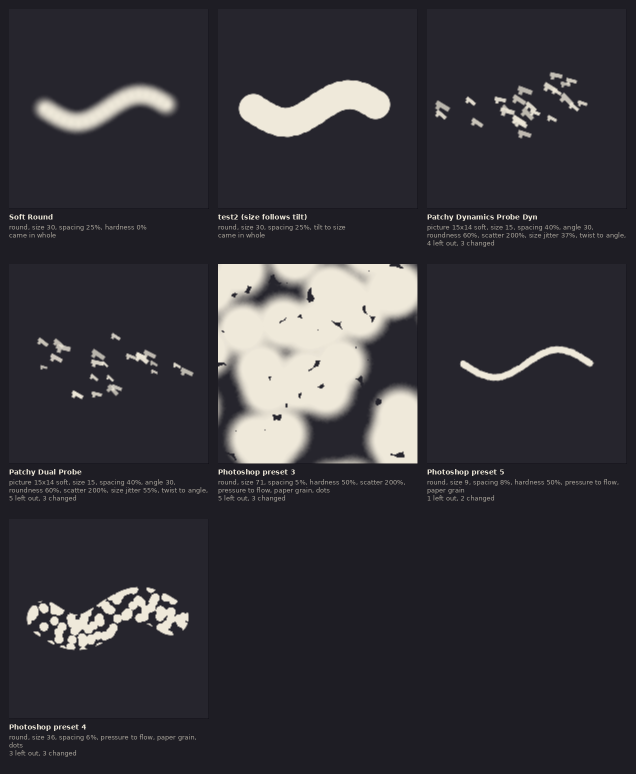
#> input picture brand/ab/brush-import/photoshop-dark.png, 1272 x 1548 px, given in place of panel-dark.png, which was not available (shown at 1/2 size)
$ python stick-picker-compose.py ../../brand/ab/brush-import ../../brand/ab/brush-import/gimp-light.png ../../brand/ab/brush-import/gimp-light.png
#> lines starting #> are read from the running program, lines starting #| are printed output that depends on the picture
#> in get, im is the input picture: PIL image 1272x1548 RGB; mean R, G, B 52.7, 51.3, 56.8
#> in get, `return im.crop(box) if box else im`:
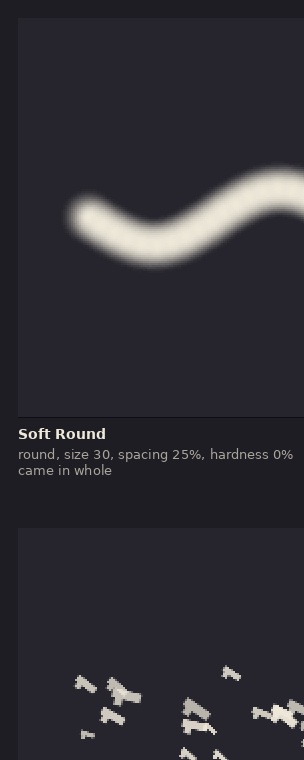
#> returned value: PIL image 304x760 RGB; mean R, G, B 46.5, 45.2, 51.8
#> call 2 of get, with n = 'panel', box = (0, 0, 304, 760)
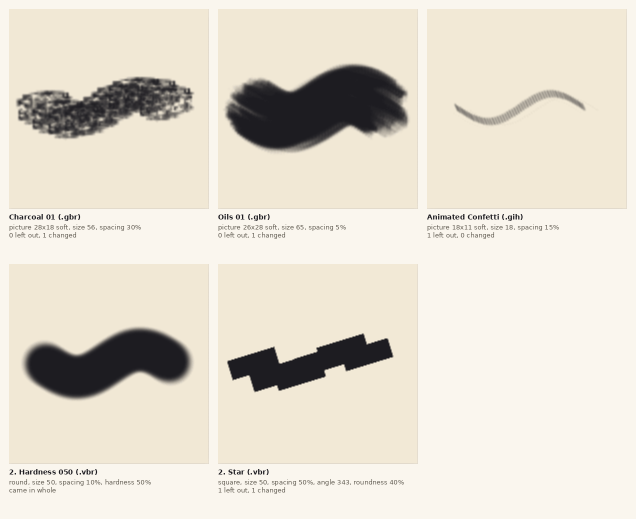
#> input picture brand/ab/brush-import/gimp-light.png, 1272 x 1038 px, given in place of panel-dark.png, which was not available (shown at 1/2 size)
#> in get, im is the input picture: PIL image 1272x1038 RGB; mean R, G, B 226.6, 220.2, 207.5
#> in get (call 2), `return im.crop(box) if box else im`:
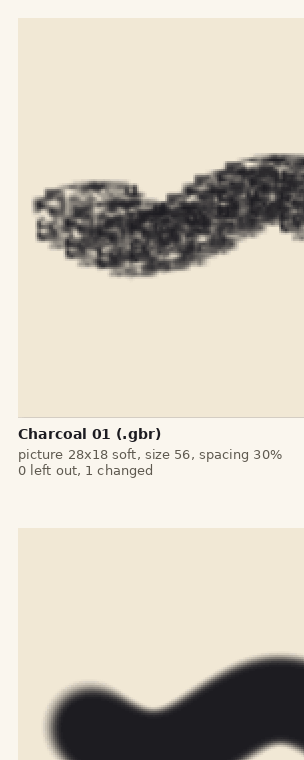
#> returned value: PIL image 304x760 RGB; mean R, G, B 211.1, 204.4, 191.3
#!/usr/bin/env python3
"""Lays the stick picker shots side by side with a caption over each. Usage: stick-picker-compose.py <before dir> <after dir> <out dir>
Reads the panel, panel-off, panel-narrow and panel-open shots (scripts/docs/ab-stick-picker); writes panel-, off-, narrow-
(before | after) and open- (the list dropped) for each theme."""
import sys
from PIL import Image, ImageDraw, ImageFont

before, after, out = sys.argv[1], sys.argv[2], sys.argv[3]
BG = {'dark': (14, 14, 20), 'light': (250, 248, 243)}
FG = {'dark': (235, 232, 225), 'light': (30, 30, 36)}


def font(size, bold=False):
    for f in ('/usr/share/fonts/truetype/dejavu/DejaVuSans%s.ttf' % ('-Bold' if bold else ''), '/usr/share/fonts/TTF/DejaVuSans%s.ttf' % ('-Bold' if bold else '')):
        try:
            return ImageFont.truetype(f, size)
        except OSError:
            pass
    return ImageFont.load_default()


def sheet(parts, theme, path, gap=24, head=34):
    """parts: [(caption, image)] side by side on the theme's background."""
#> called with theme = 'dark', gap = 24, head = 34
    w = sum(i.width for _, i in parts) + gap * (len(parts) + 1)
#> w = 680
    h = max(i.height for _, i in parts) + head + gap
#> h = 818
    im = Image.new('RGB', (w, h), BG[theme])
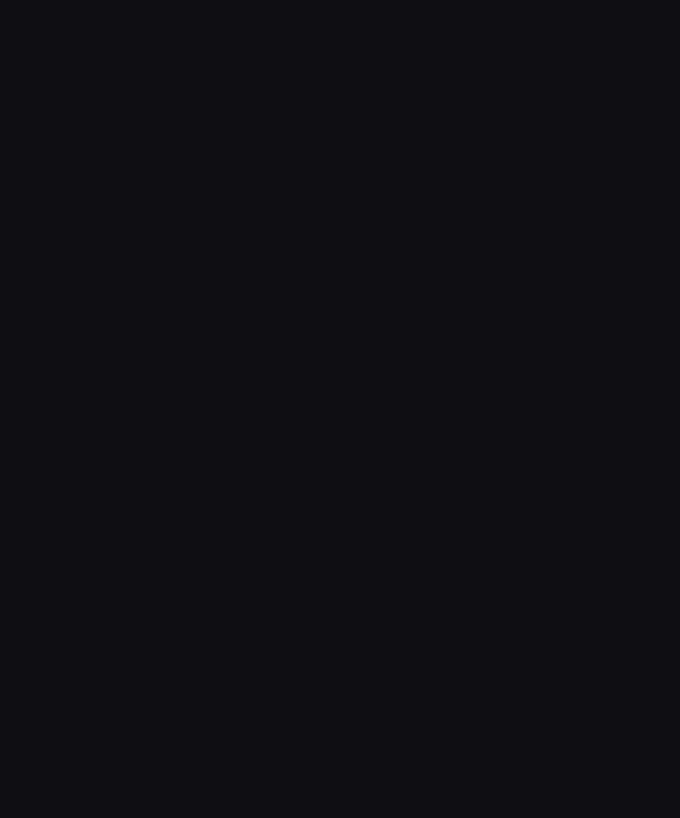
#> im: PIL image 680x818 RGB; mean R, G, B 14, 14, 20
    d = ImageDraw.Draw(im)
    x = gap
    for cap, i in parts:
        d.text((x, 8), cap, font=font(14, True), fill=FG[theme])
        im.paste(i, (x, head))
        x += i.width + gap
#> this loop made 2 passes
#> (cap, x) on passes 1 to 2: ('Before: word chips', 352), ('After: Stick picker', 680)
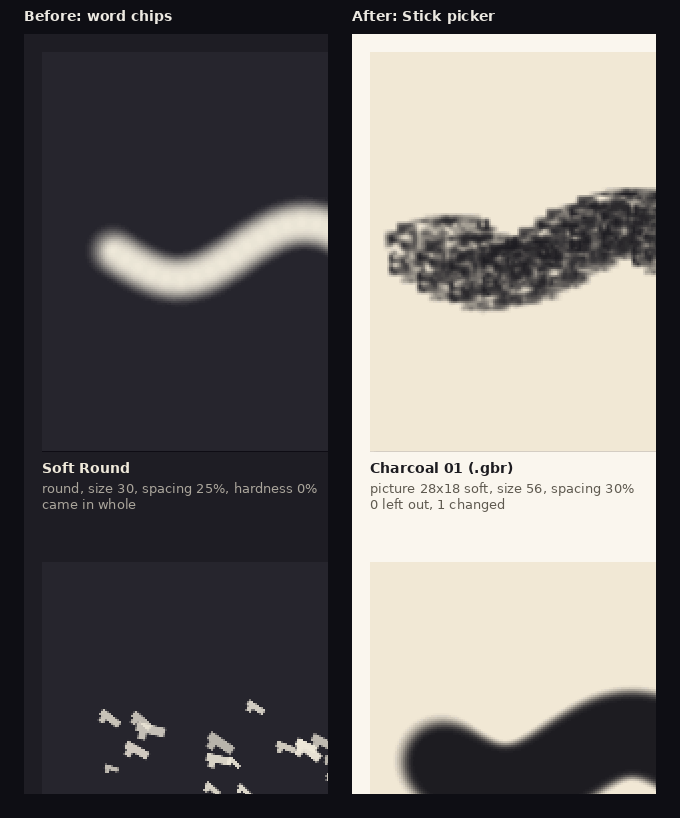
#> im: PIL image 680x818 RGB; mean R, G, B 109.8, 106.5, 104.8
#> after the loop, x = 680
    im.save(path)


for theme in ('dark', 'light'):
    def get(d, n, box=None):
        im = Image.open(f'{d}/{n}-{theme}.png').convert('RGB')
        return im.crop(box) if box else im

    top = (0, 0, 304, 760)
    sheet([('Before: word chips', get(before, 'panel', top)), ('After: Stick picker', get(after, 'panel', top))], theme, f'{out}/panel-{theme}.png')
    sheet([('Before: paper off', get(before, 'panel-off', top)), ('After: greyed, says why', get(after, 'panel-off', top))], theme, f'{out}/off-{theme}.png')
#> (the run stopped early here; a loop or call above may not have finished)
